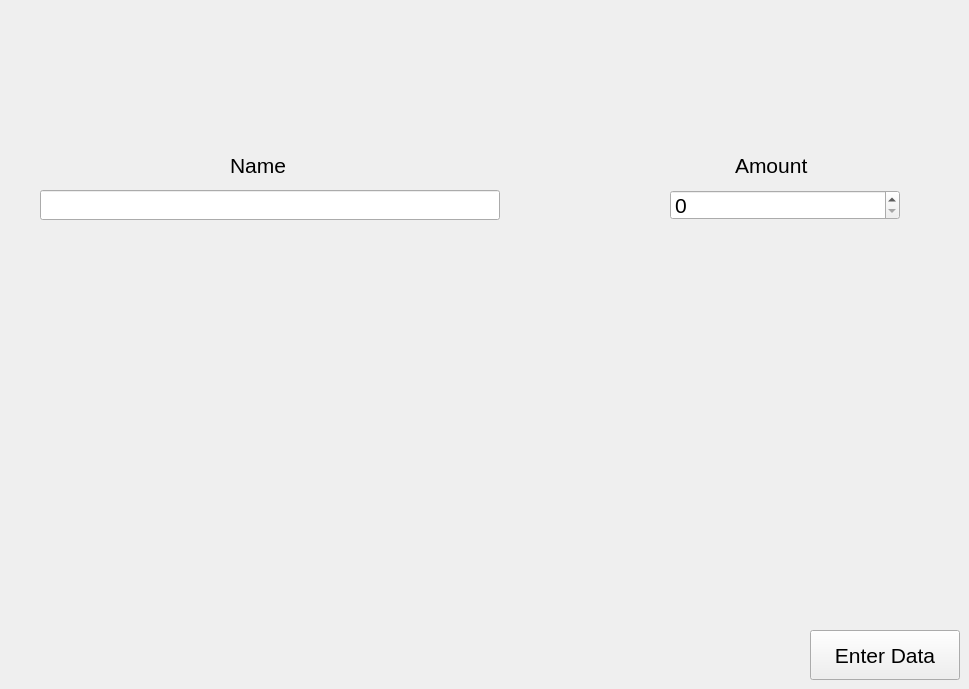
    <widget class="QWidget" name="Expense">
     <widget class="QLineEdit" name="Expense_name">
      <property name="geometry">
       <rect>
        <x>40</x>
        <y>190</y>
        <width>460</width>
        <height>30</height>
       </rect>
      </property>
      <property name="font">
       <font>
        <pointsize>16</pointsize>
       </font>
      </property>
     </widget>
     <widget class="QSpinBox" name="Expense_amount">
      <property name="geometry">
       <rect>
        <x>670</x>
        <y>190</y>
        <width>230</width>
        <height>30</height>
       </rect>
      </property>
      <property name="font">
       <font>
        <pointsize>16</pointsize>
       </font>
      </property>
      <property name="maximum">
       <number>9999999</number>
      </property>
     </widget>
     <widget class="QPushButton" name="Data_Entry_button_9">
      <property name="geometry">
       <rect>
        <x>810</x>
        <y>630</y>
        <width>150</width>
        <height>50</height>
       </rect>
      </property>
      <property name="font">
       <font>
        <pointsize>16</pointsize>
       </font>
      </property>
      <property name="text">
       <string>Enter Data</string>
      </property>
     </widget>
     <widget class="QLabel" name="label_162">
      <property name="geometry">
       <rect>
        <x>230</x>
        <y>150</y>
        <width>80</width>
        <height>30</height>
       </rect>
      </property>
      <property name="font">
       <font>
        <pointsize>16</pointsize>
       </font>
      </property>
      <property name="text">
       <string>Name</string>
      </property>
     </widget>
     <widget class="QLabel" name="label_163">
      <property name="geometry">
       <rect>
        <x>735</x>
        <y>150</y>
        <width>100</width>
        <height>30</height>
       </rect>
      </property>
      <property name="font">
       <font>
        <pointsize>16</pointsize>
       </font>
      </property>
      <property name="text">
       <string>Amount</string>
      </property>
     </widget>
    </widget>
